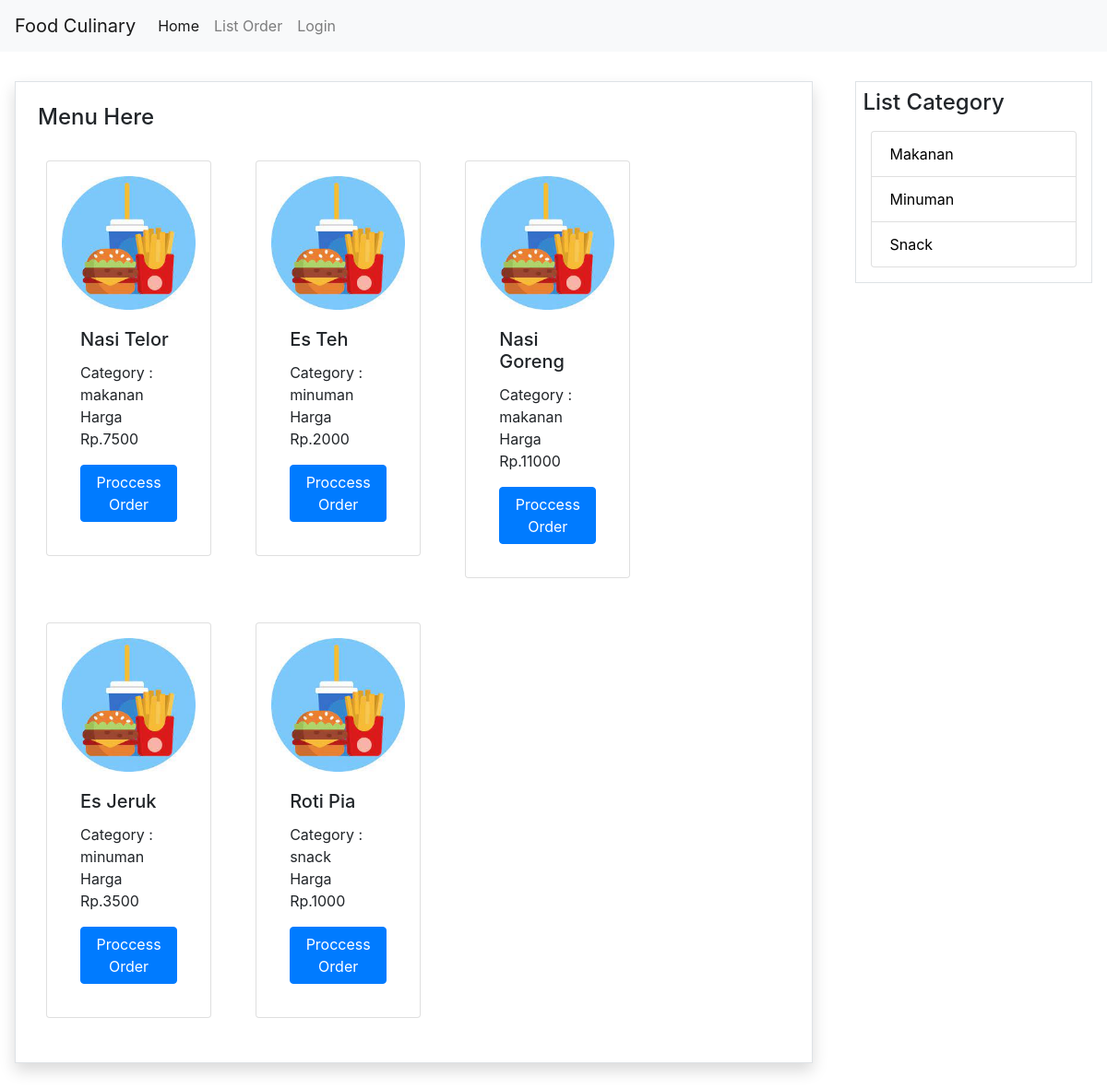
The page / on the database its author committed.
### tables this page shows
CREATE TABLE `foods` (
  `id` int NOT NULL,
  `name_food` varchar(225) DEFAULT NULL,
  `deskripsi` varchar(225) DEFAULT NULL,
  `price` varchar(225) DEFAULT NULL,
  `category` varchar(225) DEFAULT NULL,
  `image_food` varchar(225) DEFAULT NULL,
  `created_at` timestamp NULL DEFAULT NULL,
  `updated_at` timestamp NULL DEFAULT NULL
);

### index.php (the view, shortened to what this page needs)
<!DOCTYPE html>
<html lang="en">
<head>
    <link rel="stylesheet" href="asset/css/bootstrap.css">
    <link rel="stylesheet" href="asset/css/bootstrap.min.css">
</head>
<body class="responsive">
    <nav class="navbar navbar-expand-lg navbar-light bg-light">
  <a class="navbar-brand" href="index.php">Food Culinary</a>
  <div class="collapse navbar-collapse" id="navbarSupportedContent">
    <ul class="navbar-nav mr-auto">
      <li class="nav-item active">
        <a class="nav-link" href="index.php">Home <span class="sr-only">(current)</span></a>
      </li>
      <li class="nav-item">
        <a class="nav-link" href="listorder.php">List Order</a>
      </li>
      <li class="nav-item">
        <a class="nav-link" href="login.php">Login</a>
      </li>
    </ul>
  </div>
</nav>
<div class="container-fluid mt-3 mb-3 p-2">
    <div class="row">
        <div class=" col col-lg-9">
            <div class="border rounded-md shadow p-4 m-2">
                <h4>Menu Here</h4>
                <div class="row">
                        <?php
                            $conn = mysqli_connect('localhost', 'root', '', 'food_culinary');
                            $query = mysqli_query($conn, "SELECT * FROM foods");
                            while ($baris = mysqli_fetch_assoc($query)) {
                        ?>
                    <div class="col col-md-3 p-3 m-2">
                        <div class="card p-3" style="width: auto;">
                            <?php if($baris['image_food']) { ?>
                                <img src="asset/img/<?= $baris['image_food'] ?>" class="card-img-top" alt="...">
                            <?php }else{ ?>
                                <img src="asset/img/food-img.jpg" class="card-img-top" alt="...">
                            <?php } ?>
                            <div class="card-body">
                                <h5 class="card-title"><?= $baris['name_food'] ?></h5>
                                <p class="card-text">
                                    Category : <?= $baris['category'] ?> <br>
                                    Harga Rp.<?= $baris['price'] ?>
                                </p>
                                <a href="orders.php?id=<?= $baris['id'] ?>" class="btn btn-primary">Proccess Order</a>
                            </div>
                        </div>
                    </div>
                        <?php }?>
                </div>
            </div>
        </div>
        <div class="col col-lg-3">
            <div class="border rounded-md p-2 m-2">
                <h4>List Category</h4>
                <ul class="list-group p-2">
                    <li class="list-group-item"><a href="category.php?category=makanan" style="color:black;">Makanan</a></li>
                    <li class="list-group-item"><a href="category.php?category=minuman" style="color:black;">Minuman</a></li>
                    <li class="list-group-item"><a href="category.php?category=snack" style="color:black;">Snack</a></li>
            </div>
        </div>
    </div>
</div>
</body>
</html>

### rows shown on the page
foods: name_food "Nasi Telor", category "makanan", price "7500"
foods: name_food "Es Teh", category "minuman", price "2000"
foods: name_food "Nasi Goreng", category "makanan", price "11000"
foods: name_food "Es Jeruk", category "minuman", price "3500"
foods: name_food "Roti Pia", category "snack", price "1000"
